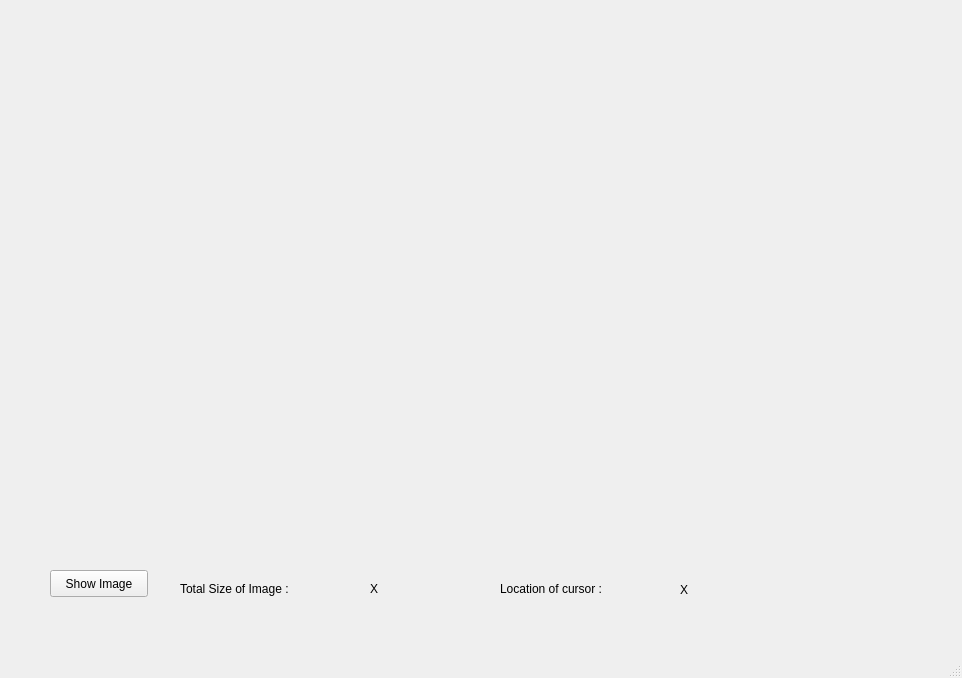
<?xml version="1.0" encoding="UTF-8"?>
<ui version="4.0">
 <class>MainWindow</class>
 <widget class="QMainWindow" name="MainWindow">
  <property name="geometry">
   <rect>
    <x>0</x>
    <y>0</y>
    <width>962</width>
    <height>678</height>
   </rect>
  </property>
  <property name="windowTitle">
   <string>MainWindow</string>
  </property>
  <widget class="QWidget" name="centralwidget">
   <widget class="QLabel" name="label">
    <property name="geometry">
     <rect>
      <x>0</x>
      <y>0</y>
      <width>951</width>
      <height>561</height>
     </rect>
    </property>
    <property name="text">
     <string/>
    </property>
   </widget>
   <widget class="QLabel" name="labelWidth">
    <property name="geometry">
     <rect>
      <x>390</x>
      <y>580</y>
      <width>41</width>
      <height>17</height>
     </rect>
    </property>
    <property name="text">
     <string/>
    </property>
    <property name="alignment">
     <set>Qt::AlignCenter</set>
    </property>
   </widget>
   <widget class="QLabel" name="label_6">
    <property name="geometry">
     <rect>
      <x>500</x>
      <y>580</y>
      <width>141</width>
      <height>17</height>
     </rect>
    </property>
    <property name="text">
     <string>Location of cursor :</string>
    </property>
   </widget>
   <widget class="QLabel" name="label_2">
    <property name="geometry">
     <rect>
      <x>370</x>
      <y>580</y>
      <width>16</width>
      <height>17</height>
     </rect>
    </property>
    <property name="text">
     <string>X</string>
    </property>
   </widget>
   <widget class="QLabel" name="label_8">
    <property name="geometry">
     <rect>
      <x>180</x>
      <y>580</y>
      <width>141</width>
      <height>17</height>
     </rect>
    </property>
    <property name="text">
     <string>Total Size of Image :</string>
    </property>
   </widget>
   <widget class="QLabel" name="label_5">
    <property name="geometry">
     <rect>
      <x>680</x>
      <y>580</y>
      <width>20</width>
      <height>20</height>
     </rect>
    </property>
    <property name="text">
     <string>X</string>
    </property>
   </widget>
   <widget class="QLabel" name="labelHeight">
    <property name="geometry">
     <rect>
      <x>320</x>
      <y>580</y>
      <width>51</width>
      <height>17</height>
     </rect>
    </property>
    <property name="text">
     <string/>
    </property>
    <property name="alignment">
     <set>Qt::AlignCenter</set>
    </property>
   </widget>
   <widget class="QLabel" name="label_x">
    <property name="geometry">
     <rect>
      <x>640</x>
      <y>580</y>
      <width>41</width>
      <height>20</height>
     </rect>
    </property>
    <property name="mouseTracking">
     <bool>true</bool>
    </property>
    <property name="text">
     <string/>
    </property>
    <property name="alignment">
     <set>Qt::AlignCenter</set>
    </property>
   </widget>
   <widget class="QLabel" name="label_y">
    <property name="geometry">
     <rect>
      <x>700</x>
      <y>580</y>
      <width>41</width>
      <height>17</height>
     </rect>
    </property>
    <property name="text">
     <string/>
    </property>
    <property name="alignment">
     <set>Qt::AlignCenter</set>
    </property>
   </widget>
   <widget class="QPushButton" name="loadImg_btn">
    <property name="geometry">
     <rect>
      <x>50</x>
      <y>570</y>
      <width>98</width>
      <height>27</height>
     </rect>
    </property>
    <property name="text">
     <string>Show Image</string>
    </property>
   </widget>
  </widget>
  <widget class="QMenuBar" name="menubar">
   <property name="geometry">
    <rect>
     <x>0</x>
     <y>0</y>
     <width>962</width>
     <height>25</height>
    </rect>
   </property>
  </widget>
  <widget class="QStatusBar" name="statusbar"/>
 </widget>
 <resources/>
 <connections/>
</ui>
